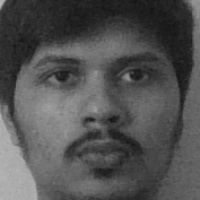
#> input picture image_data/shashank/shashank-1.jpg, 200 x 200 px, given in place of the camera
$ python dataSetGenerator.py
#> lines starting #> are read from the running program, lines starting #| are printed output that depends on the picture
import cv2
import os

video = cv2.VideoCapture(0)
detector=cv2.CascadeClassifier("haarcascade_frontalface_default.xml") # to detect face
i=0
offset=50
name=input('Enter your name : ')
#> the answer given: image_data/shashank/shashank-1.jpg
os.mkdir("image_data/"+name)                          # create folder with name to store image

while True:
    check, frame =video.read()
#> frame is the input picture: shape (200, 200, 3); min 19, max 185, mean 82
    gray=cv2.cvtColor(frame,cv2.COLOR_BGR2GRAY)       # convert to grayscale image
    faces=detector.detectMultiScale(gray, scaleFactor = 1.2, minNeighbors = 5) # getting the face position in frame
#> faces = [[10, 11, 178, 178]]
    for(x,y,w,h) in faces:
        i=i+1
        captured_face = frame[y:y+h,x:x+w]
        face = cv2.resize(captured_face,(200,200))    # resizing the captured face
        face = cv2.cvtColor(face,cv2.COLOR_BGR2GRAY)
        cv2.imwrite("image_data/"+name+"/"+name+"-"+ str(i) + ".jpg",face) # saving image in name folder
        cv2.imshow('frame',frame[y-offset:y+h+offset,x-offset:x+w+offset])
        cv2.waitKey(250)
#> this loop made 1 pass
#> (x, y, w, h, i) on pass 1: (10, 11, 178, 178, 1)
#> pass 1, `captured_face = frame[y:y+h,x:x+w]`:
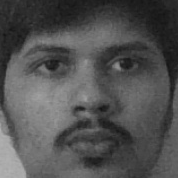
#> captured_face: shape (178, 178, 3); min 19, max 177, mean 81.8
#> pass 1, `cv2.imshow('frame',frame[y-offset:y+h+offset,x-offset:x+w+offset])`:
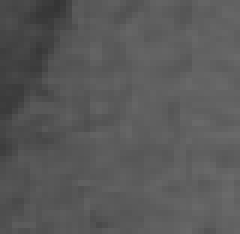
#> window 'frame': shape (39, 40, 3) (shown 6 times larger); min 53, max 106, mean 88.9
#> after the loop, i = 1
    if i>20:
        video.release()
        cv2.destroyAllWindows()
        break

print("collecting samples complete")

$ run again, on image_data/shashank/shashank-10.jpg
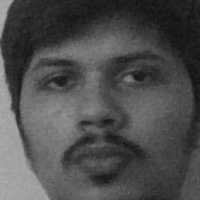
#> input picture image_data/shashank/shashank-10.jpg, 200 x 200 px, given in place of the camera
#> frame is the input picture: shape (200, 200, 3); min 13, max 174, mean 77.4
#> faces = [[18, 18, 157, 157]]
#> the loop `for(x,y,w,h) in faces:` made 1 pass
#> (x, y, w, h, i) on pass 1: (18, 18, 157, 157, 1)
#> pass 1, `captured_face = frame[y:y+h,x:x+w]`:
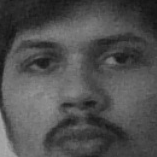
#> captured_face: shape (157, 157, 3); min 16, max 170, mean 79.6
#> pass 1, `cv2.imshow('frame',frame[y-offset:y+h+offset,x-offset:x+w+offset])`:
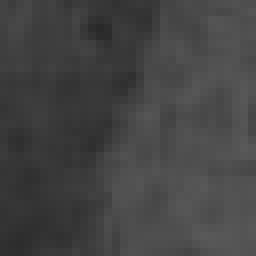
#> window 'frame': shape (32, 32, 3) (shown 8 times larger); min 41, max 89, mean 67.8
#> after the loop `for(x,y,w,h) in faces:`: i = 1

$ run again, on image_data/shashank/shashank-12.jpg
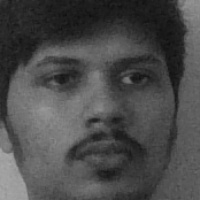
#> input picture image_data/shashank/shashank-12.jpg, 200 x 200 px, given in place of the camera
#> frame is the input picture: shape (200, 200, 3); min 15, max 170, mean 74.9
#> faces = [[14, 12, 174, 174]]
#> the loop `for(x,y,w,h) in faces:` made 1 pass
#> (x, y, w, h, i) on pass 1: (14, 12, 174, 174, 1)
#> pass 1, `captured_face = frame[y:y+h,x:x+w]`:
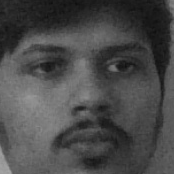
#> captured_face: shape (174, 174, 3); min 15, max 163, mean 74
#> pass 1, `cv2.imshow('frame',frame[y-offset:y+h+offset,x-offset:x+w+offset])`:
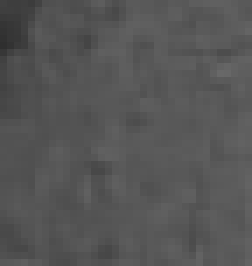
#> window 'frame': shape (38, 36, 3) (shown 7 times larger); min 47, max 104, mean 85.7
#> after the loop `for(x,y,w,h) in faces:`: i = 1
